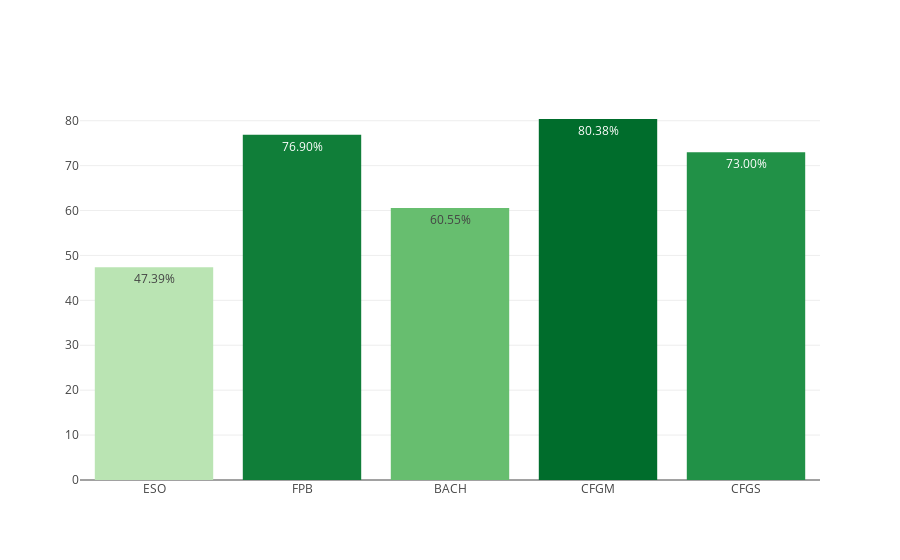

Notebook source saved alongside this figure:
### Markdown cell above
## GLOBAL

### Code cell
dfc_summary = dfc.groupby('etapa').mean().loc[stages]
myplotly.bar_simple(dfc_summary.index, dfc_summary['éxito'])

### Figure 1 — Plotly figure (JSON) as saved in the notebook; plotly's stock layout.template omitted (floating-point values rounded to 4 significant figures)
{"data": [{"hoverinfo": "x+text", "marker": {"color": [47.39, 76.9, 60.55, 80.38, 73.0], "colorscale": [[0, "rgb(186,228,179)"], [0.3333, "rgb(116,196,118)"], [0.6667, "rgb(49,163,84)"], [1, "rgb(0,109,44)"]]}, "text": ["47.39%", "76.90%", "60.55%", "80.38%", "73.00%"], "type": "bar", "uid": "66a24b65-4e23-492b-aaf0-5035f6beb915", "x": ["ESO", "FPB", "BACH", "CFGM", "CFGS"], "y": [47.39, 76.9, 60.55, 80.38, 73.0]}], "layout": {"title": {"text": ""}}}
